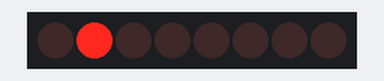
Recording of a sketch running on a simulated Arduino Uno, built with avr-gcc and run on an emulated ATmega328P. Shown: 8 shift-register outputs drawn as a row of LEDs (first output left, lit = HIGH). Wiring (inferred from the names in the program): shift register (74HC595): data pin 11; shift clock pin 12; latch pin 8. Wiring (inferred from the signals the program sends): row of LEDs: on Q0, Q1, Q2, Q3, Q4, Q5, Q6, Q7.

Above: at 0.5 s.
At 3.5 s:
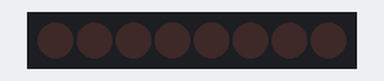
Timing chart, 0 to 4.6 s (numbered marks = the images above):
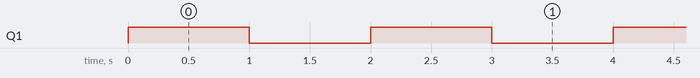

The sketch:

shiftRegTest.ino
```cpp
int latchPin = 8;
int clockPin = 12;
int dataPin = 11;

int numOfRegisters = 1;//2
byte* registerState;

long effectId = 0;
long prevEffect = 0;
long effectRepeat = 0;
long effectSpeed = 30;

void setup() {
  //Initialize array
  registerState = new byte[numOfRegisters];
  for (size_t i = 0; i < numOfRegisters; i++) {
    registerState[i] = 0;
  }

  //set pins to output so you can control the shift register
  pinMode(latchPin, OUTPUT);
  pinMode(clockPin, OUTPUT);
  pinMode(dataPin, OUTPUT);


  digitalWrite(latchPin, LOW);
  for (int i=0;i<numOfRegisters*8;i++){
    regWrite(1, LOW);
  }
  digitalWrite(latchPin, HIGH);
}

void loop() {

  regWrite(1, HIGH);
  digitalWrite(LED_BUILTIN, HIGH);   // turn the LED on (HIGH is the voltage level)
  delay(1000);                       // wait for a second
  regWrite(1, LOW);
  digitalWrite(LED_BUILTIN, LOW);
  delay(1000);
  /*do{
    effectId = random(6);
  } while (effectId == prevEffect);
  prevEffect = effectId;

  switch (effectId)
  {
  case 0:
    effectRepeat = random(1, 2);
    break;
  case 1:
    effectRepeat = random(1, 2);
    break;
  case 3:
    effectRepeat = random(1, 5);
    break;
  case 4:
    effectRepeat = random(1, 2);
    break;
  case 5:
    effectRepeat = random(1, 2);
    break;
  }

  for (int i = 0; i < effectRepeat; i++) {
    effectSpeed = random(10, 90);

    switch (effectId)
    {
    case 0:
      effectA(effectSpeed);
      break;
    case 1:
      effectB(effectSpeed);
      break;
    case 3:
      effectC(effectSpeed);
      break;
    case 4:
      effectD(effectSpeed);
      break;
    case 6:
      effectE(effectSpeed);
      break;
    }
  }
  */
}
/*
void effectA(int speed){
  for (int i = 0; i < 16; i++){
    for (int k = i; k < 16; k++){
      regWrite(k, HIGH);
      delay(speed);
      regWrite(k, LOW);
    }

    regWrite(i, HIGH);
  }
}

void effectB(int speed){
  for (int i = 15; i >= 0; i--){
    for (int k = 0; k < i; k++){
      regWrite(k, HIGH);
      delay(speed);
      regWrite(k, LOW);
    }

    regWrite(i, HIGH);
  }
}

void effectC(int speed){
  int prevI = 0;
  for (int i = 0; i < 16; i++){
    regWrite(prevI, LOW);
    regWrite(i, HIGH);
    prevI = i;

    delay(speed);
  }

  for (int i = 15; i >= 0; i--){
    regWrite(prevI, LOW);
    regWrite(i, HIGH);
    prevI = i;

    delay(speed);
  }
}

void effectD(int speed){
  for (int i = 0; i < 8; i++){
    for (int k = i; k < 8; k++)
    {
      regWrite(k, HIGH);
      regWrite(15 - k, HIGH);
      delay(speed);
      regWrite(k, LOW);
      regWrite(15 - k, LOW);
    }

    regWrite(i, HIGH);
    regWrite(15 - i, HIGH);
  }
}

void effectE(int speed){
  for (int i = 7; i >= 0; i--){
    for (int k = 0; k <= i; k++)
    {
      regWrite(k, HIGH);
      regWrite(15 - k, HIGH);
      delay(speed);
      regWrite(k, LOW);
      regWrite(15 - k, LOW);
    }

    regWrite(i, HIGH);
    regWrite(15 - i, HIGH);
  }
}
*/
void regWrite(int pin, bool state){
  //Determines register
  int reg = pin / 8;
  //Determines pin for actual register
  int actualPin = pin - (8 * reg);

  //Begin session
  digitalWrite(latchPin, LOW);

  for (int i = 0; i < numOfRegisters; i++){
    //Get actual states for register
    byte* states = &registerState[i];

    //Update state
    if (i == reg){
      bitWrite(*states, actualPin, state);
    }

    //Write
    shiftOut(dataPin, clockPin, MSBFIRST, *states);
  }

  //End session
  digitalWrite(latchPin, HIGH);
}
```

Measured:
- by itself, Q1: alternates HIGH for 1.0 s and LOW for 1.0 s
